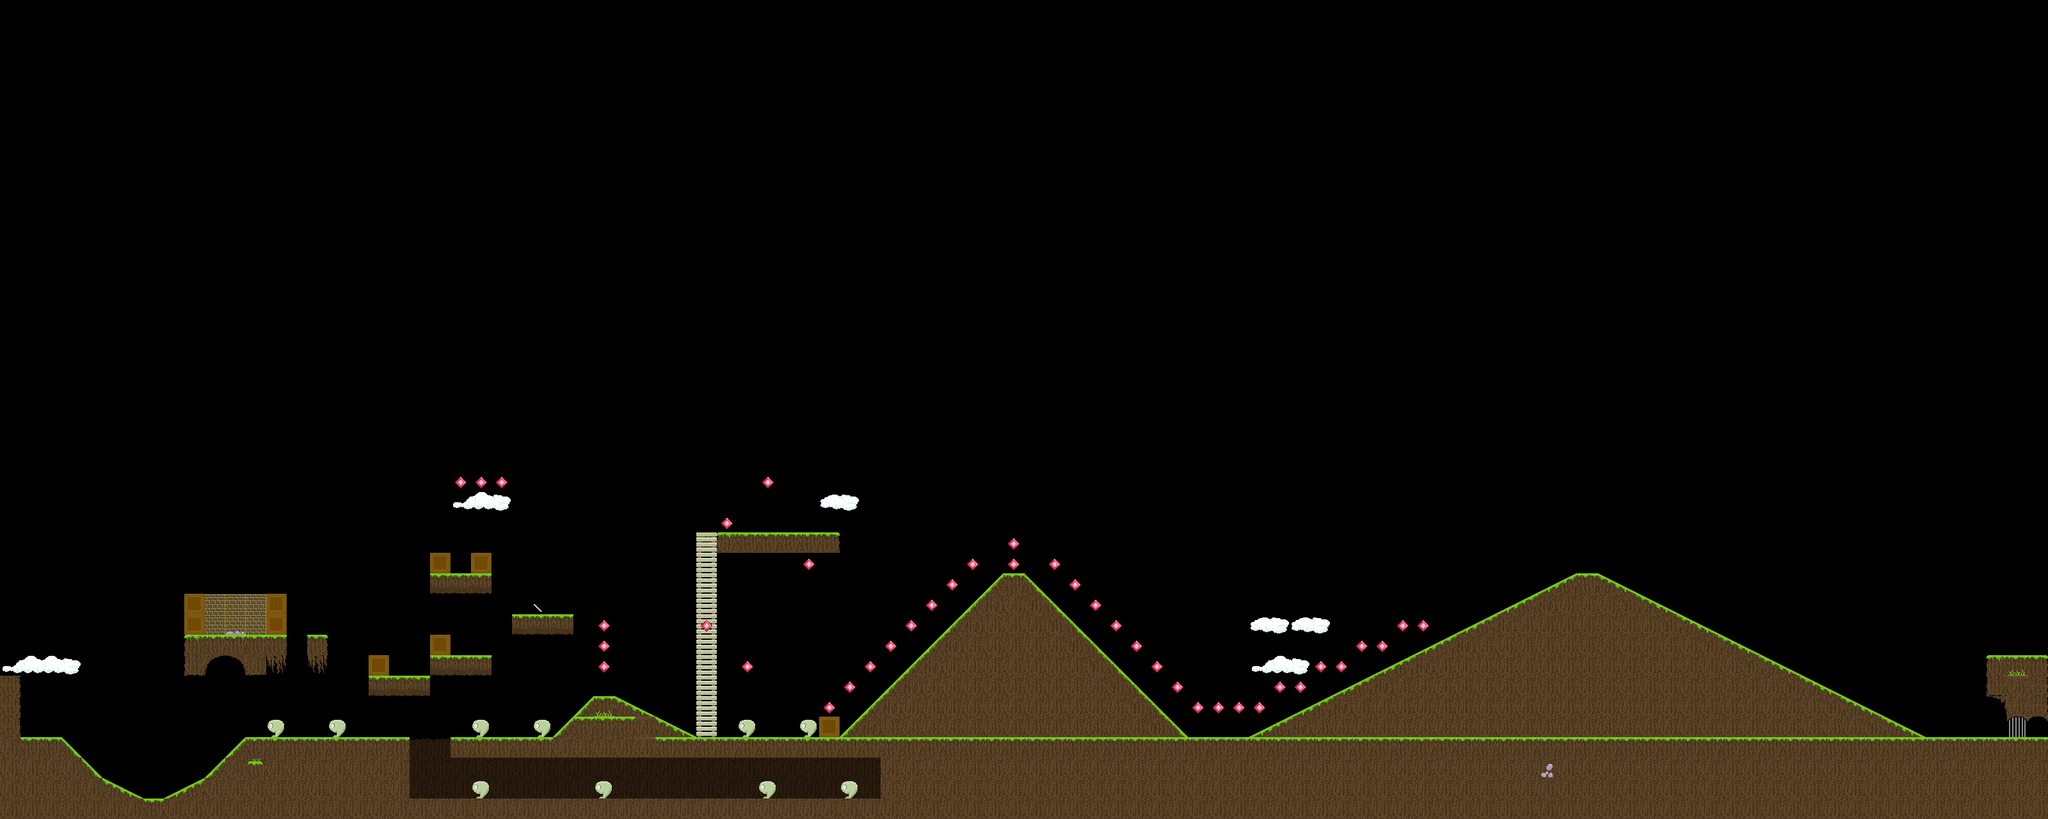

Below is a game level as drawn by its tile map, then a one-line description and the .tmx that defines it (tile-layer data replaced by summaries):
An orthogonal 100x40 tile map with 32x32 px tiles, 2 tile layers (Static Objects, Foreground Objects), 3 tilesets and 2 objects (3, 6).

<map version="1.0" orientation="orthogonal" width="100" height="40" tilewidth="32" tileheight="32">
 <properties>
  <property name="bgm" value="The_last_wish_0.mp3" />
 </properties>
 <tileset firstgid="1" name="Tiles_32x32" tilewidth="32" tileheight="32">
  <image source="../tilesets/Tiles_32x32.png" width="256" height="256" />
  <tile id="6">
   <properties>
    <property name="solid" value="1" />
    <property name="type" value="1" />
   </properties>
  </tile>
  <tile id="8">
   <properties>
    <property name="solid" value="0" />
   </properties>
  </tile>
  <tile id="11">
   <properties>
    <property name="solid" value="0" />
   </properties>
  </tile>
  <tile id="12">
   <properties>
    <property name="solid" value="0" />
   </properties>
  </tile>
  <tile id="13">
   <properties>
    <property name="solid" value="0" />
   </properties>
  </tile>
  <tile id="20">
   <properties>
    <property name="type" value="15" />
   </properties>
  </tile>
  <tile id="23">
   <properties>
    <property name="solid" value="0" />
   </properties>
  </tile>
  <tile id="24">
   <properties>
    <property name="type" value="16" />
   </properties>
  </tile>
  <tile id="25">
   <properties>
    <property name="type" value="14" />
   </properties>
  </tile>
  <tile id="28">
   <properties>
    <property name="solid" value="0" />
   </properties>
  </tile>
  <tile id="30">
   <properties>
    <property name="type" value="16" />
   </properties>
  </tile>
  <tile id="31">
   <properties>
    <property name="solid" value="0" />
   </properties>
  </tile>
  <tile id="34">
   <properties>
    <property name="solid" value="0" />
   </properties>
  </tile>
  <tile id="35">
   <properties>
    <property name="solid" value="0" />
   </properties>
  </tile>
  <tile id="36">
   <properties>
    <property name="solid" value="0" />
   </properties>
  </tile>
  <tile id="37">
   <properties>
    <property name="solid" value="0" />
   </properties>
  </tile>
  <tile id="38">
   <properties>
    <property name="solid" value="0" />
   </properties>
  </tile>
  <tile id="39">
   <properties>
    <property name="solid" value="0" />
   </properties>
  </tile>
  <tile id="40">
   <properties>
    <property name="solid" value="0" />
   </properties>
  </tile>
  <tile id="41">
   <properties>
    <property name="solid" value="0" />
   </properties>
  </tile>
  <tile id="42">
   <properties>
    <property name="solid" value="0" />
   </properties>
  </tile>
  <tile id="43">
   <properties>
    <property name="solid" value="0" />
   </properties>
  </tile>
  <tile id="44">
   <properties>
    <property name="solid" value="0" />
    <property name="type" value="19" />
   </properties>
  </tile>
  <tile id="45">
   <properties>
    <property name="solid" value="0" />
    <property name="type" value="19" />
   </properties>
  </tile>
  <tile id="46">
   <properties>
    <property name="type" value="18" />
   </properties>
  </tile>
  <tile id="50">
   <properties>
    <property name="solid" value="0" />
    <property name="type" value="2" />
   </properties>
  </tile>
  <tile id="51">
   <properties>
    <property name="solid" value="1" />
    <property name="type" value="17" />
   </properties>
  </tile>
  <tile id="52">
   <properties>
    <property name="type" value="11" />
   </properties>
  </tile>
  <tile id="53">
   <properties>
    <property name="type" value="13" />
   </properties>
  </tile>
  <tile id="54">
   <properties>
    <property name="solid" value="0" />
   </properties>
  </tile>
  <tile id="55">
   <properties>
    <property name="solid" value="0" />
   </properties>
  </tile>
  <tile id="56">
   <properties>
    <property name="type" value="12" />
   </properties>
  </tile>
  <tile id="60">
   <properties>
    <property name="solid" value="0" />
   </properties>
  </tile>
  <tile id="61">
   <properties>
    <property name="solid" value="0" />
   </properties>
  </tile>
 </tileset>
 <tileset firstgid="65" name="sheet1_2" tilewidth="32" tileheight="32">
  <image source="../tilesets/sheet1_2.png" width="256" height="256" />
  <tile id="25">
   <properties>
    <property name="solid" value="0" />
   </properties>
  </tile>
 </tileset>
 <tileset firstgid="129" name="objects" tilewidth="32" tileheight="32">
  <image source="../tilesets/objects.png" width="1024" height="1024" />
  <tile id="0">
   <properties>
    <property name="solid" value="0" />
    <property name="type" value="3" />
   </properties>
  </tile>
  <tile id="1">
   <properties>
    <property name="solid" value="0" />
    <property name="type" value="3" />
   </properties>
  </tile>
 </tileset>
 <layer name="Static Objects" width="100" height="40">
  <data>[4000 cells, 711 non-empty, 39 distinct tile ids]</data>
 </layer>
 <layer name="Foreground Objects" width="100" height="40">
  <data>[4000 cells, 60 non-empty, 4 distinct tile ids]</data>
 </layer>
 <objectgroup name="Switch_1" width="100" height="40">
  <object name="Controller" type="3" gid="129" x="1184" y="832" />
  <object name="Receiver" type="6" gid="131" x="1248" y="832" />
 </objectgroup>
</map>
